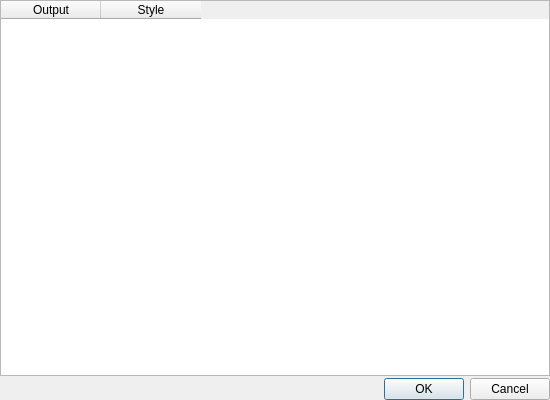
<?xml version="1.0" encoding="UTF-8"?>
<ui version="4.0">
 <class>DlgRenderingStyles</class>
 <widget class="QDialog" name="DlgRenderingStyles">
  <property name="geometry">
   <rect>
    <x>0</x>
    <y>0</y>
    <width>550</width>
    <height>400</height>
   </rect>
  </property>
  <property name="windowTitle">
   <string>Dialog</string>
  </property>
  <layout class="QVBoxLayout" name="verticalLayout">
   <property name="spacing">
    <number>2</number>
   </property>
   <property name="margin">
    <number>0</number>
   </property>
   <item>
    <widget class="QTableWidget" name="tblStyles">
     <attribute name="verticalHeaderVisible">
      <bool>false</bool>
     </attribute>
     <column>
      <property name="text">
       <string>Output</string>
      </property>
     </column>
     <column>
      <property name="text">
       <string>Style</string>
      </property>
     </column>
    </widget>
   </item>
   <item>
    <widget class="QDialogButtonBox" name="buttonBox">
     <property name="orientation">
      <enum>Qt::Horizontal</enum>
     </property>
     <property name="standardButtons">
      <set>QDialogButtonBox::Cancel|QDialogButtonBox::Ok</set>
     </property>
    </widget>
   </item>
  </layout>
 </widget>
 <resources/>
 <connections>
  <connection>
   <sender>buttonBox</sender>
   <signal>accepted()</signal>
   <receiver>DlgRenderingStyles</receiver>
   <slot>accept()</slot>
   <hints>
    <hint type="sourcelabel">
     <x>248</x>
     <y>254</y>
    </hint>
    <hint type="destinationlabel">
     <x>157</x>
     <y>274</y>
    </hint>
   </hints>
  </connection>
  <connection>
   <sender>buttonBox</sender>
   <signal>rejected()</signal>
   <receiver>DlgRenderingStyles</receiver>
   <slot>reject()</slot>
   <hints>
    <hint type="sourcelabel">
     <x>316</x>
     <y>260</y>
    </hint>
    <hint type="destinationlabel">
     <x>286</x>
     <y>274</y>
    </hint>
   </hints>
  </connection>
 </connections>
</ui>
